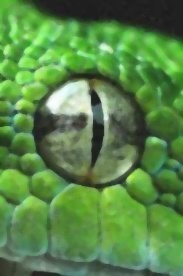
#> input picture LABORATORIOS/5. FRECUENCIA/herby.jpg, 183 x 276 px
$ jupyter execute filtro_sobel.ipynb   (older library calls are emulated)
#> lines starting #> are read from the running program, lines starting #| are printed output that depends on the picture
[cell 1]
import cv2
import numpy as np

[cell 2]
image = cv2.imread('herby.jpg')
#> image is the input picture: shape (276, 183, 3); mean B, G, R 71.9, 133.7, 87.3

# Aplicación del operador Sobel
# ddepth: profundidad de la imagen de salida (cv2.CV_64F para flotante para manejar valores negativos)
# dx, dy: Orden de la derivada (1 para x, 0 para Y o viceversa)
# ksize: Tamaño del kernel de Sobel(E.g, 3 para 3x3)

# Sobel para dirección
sobelx = cv2.Sobel(image, cv2.CV_64F, 1, 0, ksize=3)
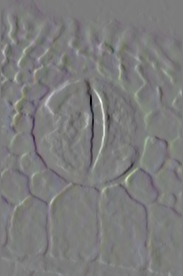
#> sobelx: shape (276, 183, 3) float64; mean B, G, R -0.5, -0.9, -0.8; drawn with min black and max white
sobelx = np.absolute(sobelx)
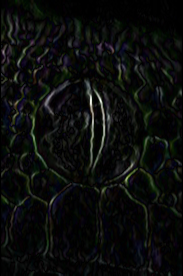
#> sobelx: shape (276, 183, 3) float64; mean B, G, R 33.4, 36.6, 32.5; drawn with min black and max white

# Vuelve a realizar la conversión a 8bits
sobelx = np.uint8(sobelx / np.max(sobelx)*255)

# Sobel en dirección y (detecta bordes horizontales)
sobely = cv2.Sobel(image, cv2.CV_64F, 0, 1, ksize=3)
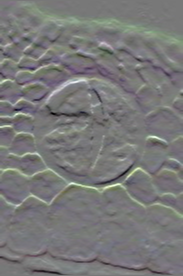
#> sobely: shape (276, 183, 3) float64; mean B, G, R 1.3, 1.1, 0.8; drawn with min black and max white
sobely = np.absolute(sobely)
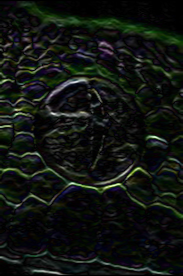
#> sobely: shape (276, 183, 3) float64; mean B, G, R 34.9, 42.2, 34.8; drawn with min black and max white
sobely = np.uint8(sobely/np.max(sobely)*255)

# Sobel combinado (aproximando la magnitud total del gradiente)
# Los pesos deben sumar 1, por lo tanto uno es el complemento a 1 del otro
sobel_combined = cv2.addWeighted(sobelx, 0.5, sobely, 0.5, 0)
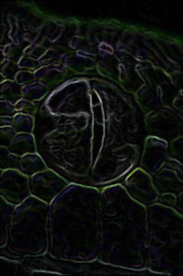
#> sobel_combined: shape (276, 183, 3); mean B, G, R 14.6, 17, 14.4
cv2.imshow('Imagen Original', image)
# cv2.imshow('Sobel X (Bordes Verticales)', sobelx)
# cv2.imshow('Sobel Y (Bordes Horizontales)', sobely)
cv2.imshow('Sobel combinado', sobel_combined)

cv2.imwrite('Sobel.jpg', sobel_combined)

cv2.waitKey(0)
cv2.destroyAllWindows()

[cell 3]
image = cv2.imread('herby.jpg')

# Aplicación del operador Sobel
# ddepth: profundidad de la imagen de salida (cv2.CV_64F para flotante para manejar valores negativos)
# dx, dy: Orden de la derivada (1 para x, 0 para Y o viceversa)
# ksize: Tamaño del kernel de Sobel(E.g, 3 para 3x3)

# Sobel para dirección
sobelxy = cv2.Sobel(image, cv2.CV_64F, 1, 1, ksize=3)
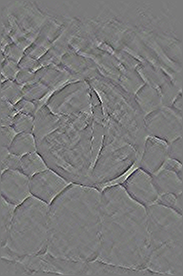
#> sobelxy: shape (276, 183, 3) float64; mean B, G, R 0, 0, 0; drawn with min black and max white
sobelxy = np.absolute(sobelx)

# Vuelve a realizar la conversión a 8bits
sobelxy = np.uint8(sobelx / np.max(sobelx)*255)

# Sobel combinado (aproximando la magnitud total del gradiente)
# Los pesos deben sumar 1, por lo tanto uno es el complemento a 1 del otro
# sobel_combined = cv2.addWeighted(sobelx, 0.5, sobely, 0.5, 0)
cv2.imshow('Imagen Original', image)
cv2.imshow('Sobel combinado', sobelxy)

cv2.imwrite('Sobeltest.jpg', sobelxy)

cv2.waitKey(0)
cv2.destroyAllWindows()
